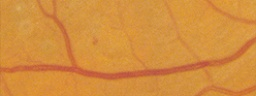
%> input picture Test_Data/KPIS001.jpg, 256 x 96 px; its folder holds 4 pictures in this run
$ octave test.m   (GNU Octave 9; MATLAB toolbox functions it lacks are replaced by stand-ins)
%> lines starting %> are read from the running program, lines starting %| are printed output that depends on the picture
### bootstrap_c.m
function bootstrap_c(str, par1, par2, num_it)
%> called with str = 'KPIS001', par1 = 10, par2 = 50, num_it = 12
% test multiscale Laplacian manifold learning

scale = [4, 4];
addpath('./Test_Data');
color2d = imread(sprintf('./Test_Data/%s.jpg', str));
%> color2d is the input picture: size 96x256x3 uint8; mean R, G, B 211.9, 142.5, 62.9
gray2d = rgb2gray(color2d);
save(sprintf('gray2d_%s.mat', str), 'gray2d');

image_size = size(gray2d);
[M,N] = deal(image_size(1), image_size(2));
[m,n] = deal(M/scale(1), N/scale(2));
n_patch = m*n;
patches.data = zeros(scale(1), scale(2), n_patch);
patches.pos = zeros(2, n_patch);

for i = 1:m
    for j = 1:n
        idx = (i-1)*n + j;
        x_range = (i-1)*scale(1)+1: i*scale(1);
        y_range = (j-1)*scale(2)+1: j*scale(2);
        patches.data(:,:,idx) = gray2d(x_range, y_range);
        patches.pos(:,idx) = [(i-1)*scale(1)+1, (j-1)*scale(2)+1]';
    end
end

save(sprintf('%s.mat', str), 'patches');
%imshow( uint8(patches(:,:,1)) );

%% construct weight matrix among the patches
NUM_EIGS = 3;
[status, ~] = system(sprintf('./eigenmap_c %s.mat %d %d %d %d', str, ...
                     NUM_EIGS, num_it, par1, par2), '-echo');
if status > 0
    return
end
load(sprintf('F_%s.mat', str));
load(sprintf('Es_%s.mat', str));
F = diff_map(Es,F,NUM_EIGS,1);

%class = kmeans(F(:,2:3),2);
%figure; group1 = find(class==1); plot(F(group1,2),F(group1,3),'.');
%hold on; group2 = find(class==2); plot(F(group2,2),F(group2,3),'.r')

th = 0e-3;
group = find(F(:,2)>th);
display_segment(gray2d,scale,group);
print('-depsc2', '-r1200', sprintf('results/%s/%s_%d_%d_it%d_C_lanczos.eps',...
      str, str, par1, par2, num_it));

### rgb2gray.m
function gray=rgb2gray(K)
R=double(K(:,:,1));              % red plane
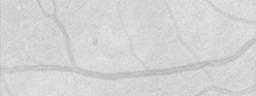
%> R: size 96x256 double; min 180, max 229, mean 211.9
G=double(K(:,:,2));              % green plane
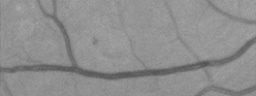
%> G: size 96x256 double; min 82, max 172, mean 142.5
B=double(K(:,:,3));              % blue plane
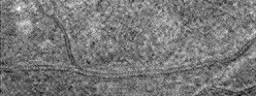
%> B: size 96x256 double; min 33, max 96, mean 62.9; drawn with min black and max white
gray = zeros(size(R));
row = size(K, 1);
%> row = 96
col = size(K, 2);
%> col = 256
for x=1:1:row
    for y=1:1:col
        gray(x,y)=(R(x,y)+G(x,y)+B(x,y))/3;   % method1
    end
end

### test.m
diary('lanczos_performance.log');
fprintf(1, '-------------------------------------------\n');
fprintf(1, '            CPU Single Core                \n');
fprintf(1, '-------------------------------------------\n');
fprintf(1, 'Processing KPIS001.jpg...\n');
bootstrap_c('KPIS001', 10, 50, 12);
fprintf(1,    '\nProcessing nCPM4.jpg ...\n');
bootstrap_c('nCPM4', 10, 50, 48);
%> call 2 of bootstrap_c, with str = 'nCPM4', par1 = 10, par2 = 50, num_it = 48
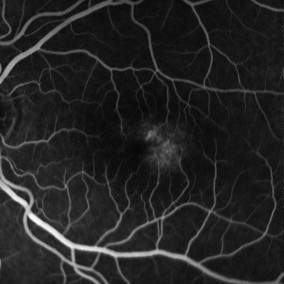
%> input picture Test_Data/nCPM4.jpg, 284 x 284 px
%> in bootstrap_c, color2d is the input picture: size 284x284x3 uint8; min 2, max 255, mean 35.6
fprintf(1, '\nProcessing capillary_skeletal_muscle.jpg...\n');
bootstrap_c('capillary_skeletal_muscle', 10, 50, 50);
%> call 3 of bootstrap_c, with str = 'capillary_skeletal_muscle', par1 = 10, par2 = 50, num_it = 50
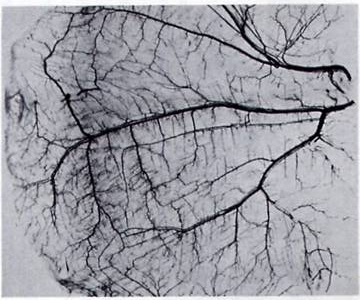
%> input picture Test_Data/capillary_skeletal_muscle.jpg, 360 x 300 px
%> in bootstrap_c, color2d is the input picture: size 300x360x3 uint8; mean R, G, B 156.3, 156.3, 164.2
fprintf(1, '\nProcessing capillary_retina.jpg...\n');
bootstrap_c('capillary_retina', 10, 50, 199);
%> call 4 of bootstrap_c, with str = 'capillary_retina', par1 = 10, par2 = 50, num_it = 199
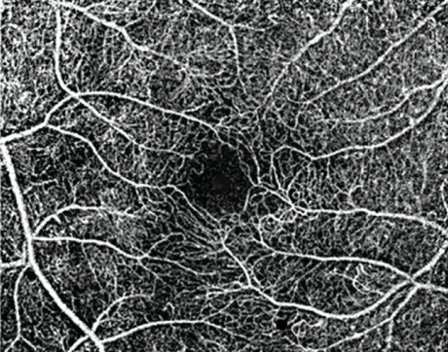
%> input picture Test_Data/capillary_retina.jpg, 448 x 352 px
%> in bootstrap_c, color2d is the input picture: size 352x448x3 uint8; mean R, G, B 91.5, 92.2, 92
fprintf(1,    '\nProcessing nCPM9.jpg ...\n');
bootstrap_c('nCPM9', 10, 50, 250);
%> the run ends on the next line
